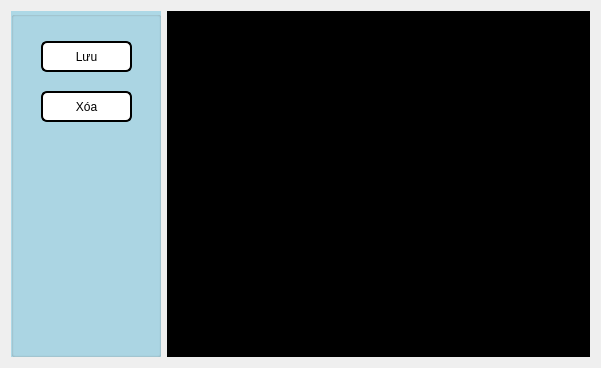
<?xml version="1.0" encoding="UTF-8"?>
<ui version="4.0">
 <class>WidgetDrawPolygon</class>
 <widget class="QWidget" name="WidgetDrawPolygon">
  <property name="geometry">
   <rect>
    <x>0</x>
    <y>0</y>
    <width>601</width>
    <height>368</height>
   </rect>
  </property>
  <property name="windowTitle">
   <string>Form</string>
  </property>
  <layout class="QGridLayout" name="gridLayout">
   <item row="0" column="0">
    <widget class="QGroupBox" name="groupBox">
     <property name="maximumSize">
      <size>
       <width>150</width>
       <height>16777215</height>
      </size>
     </property>
     <property name="styleSheet">
      <string notr="true">background: lightblue</string>
     </property>
     <property name="title">
      <string/>
     </property>
     <widget class="QPushButton" name="btn_save">
      <property name="geometry">
       <rect>
        <x>30</x>
        <y>30</y>
        <width>91</width>
        <height>31</height>
       </rect>
      </property>
      <property name="styleSheet">
       <string notr="true">background: white;
border-radius: 6px;
border: 2px solid black;</string>
      </property>
      <property name="text">
       <string>Lưu</string>
      </property>
     </widget>
     <widget class="QPushButton" name="btn_clear">
      <property name="geometry">
       <rect>
        <x>30</x>
        <y>80</y>
        <width>91</width>
        <height>31</height>
       </rect>
      </property>
      <property name="styleSheet">
       <string notr="true">background: white;
border-radius: 6px;
border: 2px solid black;</string>
      </property>
      <property name="text">
       <string>Xóa</string>
      </property>
     </widget>
    </widget>
   </item>
   <item row="0" column="1">
    <widget class="QLabel" name="qlabel_frame">
     <property name="styleSheet">
      <string notr="true">background: black</string>
     </property>
     <property name="text">
      <string>TextLabel</string>
     </property>
    </widget>
   </item>
  </layout>
 </widget>
 <resources/>
 <connections/>
</ui>
